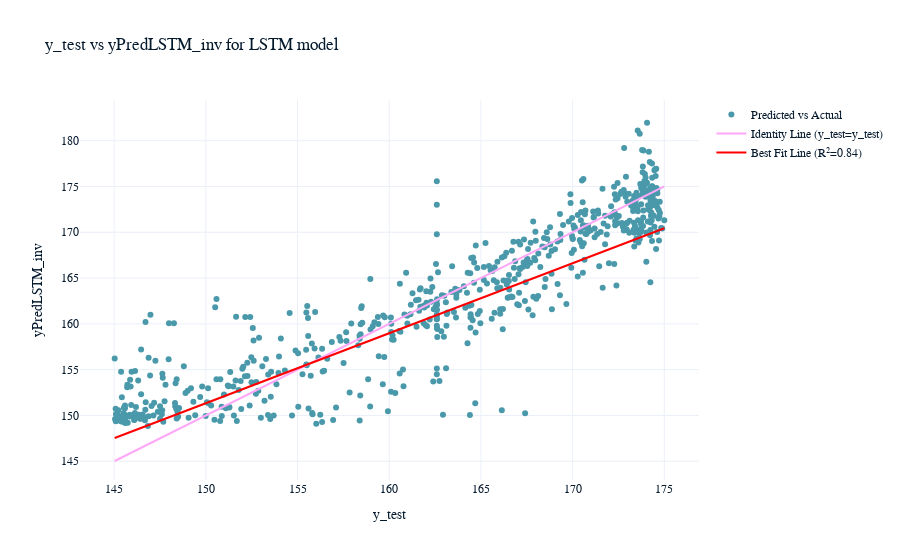

The notebook cell this image was saved under:
### Code cell
yPredLSTM_inv = yPredLSTM_inv.reshape((len(yPredLSTM_inv),))


# Calculate R2 score
r2_LSTM = r2_score(y_test, yPredLSTM_inv)

# Best fit line
m_LSTM, b_LSTM = np.polyfit(y_test, yPredLSTM_inv, 1)

# Create traces
trace1_LSTM = go.Scatter(
    x = y_test,
    y = yPredLSTM_inv,
    mode = 'markers',
    name = 'Predicted vs Actual',
    marker=dict(color='#4A99AB')
)

trace2_LSTM = go.Scatter(
    x = y_test,
    y = y_test,
    mode = 'lines',
    name = 'Identity Line (y_test=y_test)',
    line=dict(color='#FFA8F8')
)

trace3_LSTM = go.Scatter(
    x = y_test,
    y = m*y_test + b,
    mode = 'lines',
    name = f'Best Fit Line (R²={r2_LSTM:.2f})',
    line=dict(color='red')
)

dataLSTM = [trace1_LSTM, trace2_LSTM, trace3_LSTM]

# Layout can be customized as needed
layoutLSTM = go.Layout(
    title = 'y_test vs yPredLSTM_inv for LSTM model',
    xaxis = dict(title = 'y_test'),
    yaxis = dict(title = 'yPredLSTM_inv'),
    showlegend = True
)

figLSTM = go.Figure(data=dataLSTM, layout=layoutLSTM)

# Show plot
figLSTM.show()

### Figure 1 — Plotly figure (JSON) as saved in the notebook; plotly's stock layout.template omitted (floating-point values rounded to 4 significant figures; data arrays with more than 128 entries replaced by an {"elided": "..."} marker saying what was removed)
{"data": [{"marker": {"color": "#4A99AB"}, "mode": "markers", "name": "Predicted vs Actual", "x": {"elided": "661 float values"}, "y": {"elided": "661 float values"}, "type": "scatter"}, {"line": {"color": "#FFA8F8"}, "mode": "lines", "name": "Identity Line (y_test=y_test)", "x": {"elided": "661 float values"}, "y": {"elided": "661 float values"}, "type": "scatter"}, {"line": {"color": "red"}, "mode": "lines", "name": "Best Fit Line (R²=0.84)", "x": {"elided": "661 float values"}, "y": {"elided": "661 float values"}, "type": "scatter"}], "layout": {"showlegend": true, "title": {"text": "y_test vs yPredLSTM_inv for LSTM model"}, "xaxis": {"title": {"text": "y_test"}}, "yaxis": {"title": {"text": "yPredLSTM_inv"}}}}
